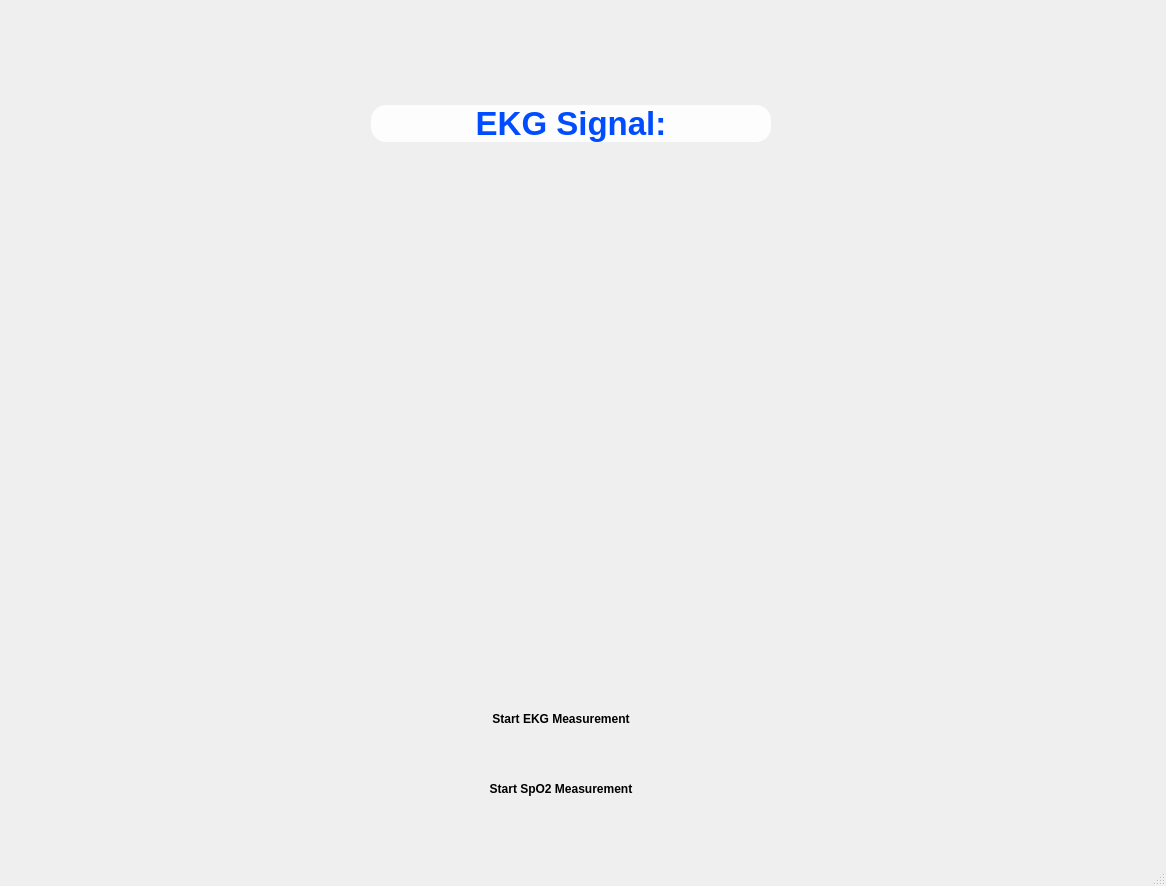
<?xml version="1.0" encoding="UTF-8"?>
<ui version="4.0">
 <class>EKGApp</class>
 <widget class="QMainWindow" name="EKGApp">
  <property name="geometry">
   <rect>
    <x>0</x>
    <y>0</y>
    <width>1166</width>
    <height>886</height>
   </rect>
  </property>
  <property name="sizePolicy">
   <sizepolicy hsizetype="Fixed" vsizetype="Fixed">
    <horstretch>0</horstretch>
    <verstretch>0</verstretch>
   </sizepolicy>
  </property>
  <property name="windowTitle">
   <string>EKG App</string>
  </property>
  <property name="styleSheet">
   <string notr="true">border-image: none;</string>
  </property>
  <widget class="QWidget" name="centralwidget">
   <widget class="QGroupBox" name="groupBox">
    <property name="geometry">
     <rect>
      <x>20</x>
      <y>15</y>
      <width>1131</width>
      <height>841</height>
     </rect>
    </property>
    <property name="sizePolicy">
     <sizepolicy hsizetype="Fixed" vsizetype="Fixed">
      <horstretch>0</horstretch>
      <verstretch>0</verstretch>
     </sizepolicy>
    </property>
    <property name="styleSheet">
     <string notr="true">border-radius:40px;
border-image: url(static/background_logo.png);
</string>
    </property>
    <property name="title">
     <string/>
    </property>
    <widget class="QWidget" name="layoutWidget">
     <property name="geometry">
      <rect>
       <x>20</x>
       <y>20</y>
       <width>1081</width>
       <height>821</height>
      </rect>
     </property>
     <layout class="QGridLayout" name="gridLayout">
      <item row="1" column="2">
       <spacer name="horizontalSpacer_2">
        <property name="orientation">
         <enum>Qt::Horizontal</enum>
        </property>
        <property name="sizeHint" stdset="0">
         <size>
          <width>186</width>
          <height>17</height>
         </size>
        </property>
       </spacer>
      </item>
      <item row="7" column="0" colspan="3">
       <spacer name="horizontalSpacer_3">
        <property name="orientation">
         <enum>Qt::Horizontal</enum>
        </property>
        <property name="sizeHint" stdset="0">
         <size>
          <width>818</width>
          <height>20</height>
         </size>
        </property>
       </spacer>
      </item>
      <item row="1" column="0">
       <spacer name="horizontalSpacer">
        <property name="orientation">
         <enum>Qt::Horizontal</enum>
        </property>
        <property name="sizeHint" stdset="0">
         <size>
          <width>186</width>
          <height>17</height>
         </size>
        </property>
       </spacer>
      </item>
      <item row="1" column="1">
       <widget class="QLabel" name="label">
        <property name="minimumSize">
         <size>
          <width>400</width>
          <height>0</height>
         </size>
        </property>
        <property name="maximumSize">
         <size>
          <width>400</width>
          <height>100</height>
         </size>
        </property>
        <property name="baseSize">
         <size>
          <width>1</width>
          <height>1</height>
         </size>
        </property>
        <property name="font">
         <font>
          <pointsize>25</pointsize>
          <weight>75</weight>
          <bold>true</bold>
         </font>
        </property>
        <property name="autoFillBackground">
         <bool>false</bool>
        </property>
        <property name="styleSheet">
         <string notr="true">border-image: none;
background-color: rgba(255, 255, 255, 220);
color: rgb(0, 76, 255);
border-radius:15px;</string>
        </property>
        <property name="text">
         <string>EKG Signal:</string>
        </property>
        <property name="alignment">
         <set>Qt::AlignCenter</set>
        </property>
       </widget>
      </item>
      <item row="2" column="1">
       <spacer name="verticalSpacer">
        <property name="orientation">
         <enum>Qt::Vertical</enum>
        </property>
        <property name="sizeType">
         <enum>QSizePolicy::Fixed</enum>
        </property>
        <property name="sizeHint" stdset="0">
         <size>
          <width>20</width>
          <height>50</height>
         </size>
        </property>
       </spacer>
      </item>
      <item row="3" column="4">
       <spacer name="verticalSpacer_4">
        <property name="orientation">
         <enum>Qt::Vertical</enum>
        </property>
        <property name="sizeHint" stdset="0">
         <size>
          <width>20</width>
          <height>300</height>
         </size>
        </property>
       </spacer>
      </item>
      <item row="0" column="1">
       <spacer name="verticalSpacer_3">
        <property name="orientation">
         <enum>Qt::Vertical</enum>
        </property>
        <property name="sizeType">
         <enum>QSizePolicy::Minimum</enum>
        </property>
        <property name="sizeHint" stdset="0">
         <size>
          <width>20</width>
          <height>70</height>
         </size>
        </property>
       </spacer>
      </item>
      <item row="4" column="4">
       <spacer name="verticalSpacer_2">
        <property name="orientation">
         <enum>Qt::Vertical</enum>
        </property>
        <property name="sizeType">
         <enum>QSizePolicy::Fixed</enum>
        </property>
        <property name="sizeHint" stdset="0">
         <size>
          <width>20</width>
          <height>70</height>
         </size>
        </property>
       </spacer>
      </item>
      <item row="6" column="4">
       <spacer name="verticalSpacer_5">
        <property name="orientation">
         <enum>Qt::Vertical</enum>
        </property>
        <property name="sizeType">
         <enum>QSizePolicy::Fixed</enum>
        </property>
        <property name="sizeHint" stdset="0">
         <size>
          <width>20</width>
          <height>70</height>
         </size>
        </property>
       </spacer>
      </item>
      <item row="4" column="1" rowspan="3">
       <widget class="QWidget" name="widget" native="true">
        <property name="autoFillBackground">
         <bool>false</bool>
        </property>
        <property name="styleSheet">
         <string notr="true">&quot;&quot;</string>
        </property>
        <widget class="QPushButton" name="ekg_button">
         <property name="geometry">
          <rect>
           <x>30</x>
           <y>10</y>
           <width>320</width>
           <height>50</height>
          </rect>
         </property>
         <property name="sizePolicy">
          <sizepolicy hsizetype="Expanding" vsizetype="Preferred">
           <horstretch>0</horstretch>
           <verstretch>0</verstretch>
          </sizepolicy>
         </property>
         <property name="maximumSize">
          <size>
           <width>22222</width>
           <height>50</height>
          </size>
         </property>
         <property name="font">
          <font>
           <weight>75</weight>
           <bold>true</bold>
          </font>
         </property>
         <property name="styleSheet">
          <string notr="true">border-image: none;
</string>
         </property>
         <property name="text">
          <string>Start EKG Measurement</string>
         </property>
         <property name="autoDefault">
          <bool>false</bool>
         </property>
         <property name="default">
          <bool>false</bool>
         </property>
        </widget>
        <widget class="QPushButton" name="spo2_button">
         <property name="geometry">
          <rect>
           <x>30</x>
           <y>80</y>
           <width>320</width>
           <height>50</height>
          </rect>
         </property>
         <property name="sizePolicy">
          <sizepolicy hsizetype="Expanding" vsizetype="Preferred">
           <horstretch>0</horstretch>
           <verstretch>0</verstretch>
          </sizepolicy>
         </property>
         <property name="maximumSize">
          <size>
           <width>22222</width>
           <height>50</height>
          </size>
         </property>
         <property name="font">
          <font>
           <weight>75</weight>
           <bold>true</bold>
          </font>
         </property>
         <property name="styleSheet">
          <string notr="true">border-image: none;
</string>
         </property>
         <property name="text">
          <string>Start SpO2 Measurement</string>
         </property>
        </widget>
       </widget>
      </item>
     </layout>
    </widget>
   </widget>
  </widget>
  <widget class="QStatusBar" name="statusbar">
   <property name="enabled">
    <bool>false</bool>
   </property>
  </widget>
 </widget>
 <resources/>
 <connections/>
</ui>
